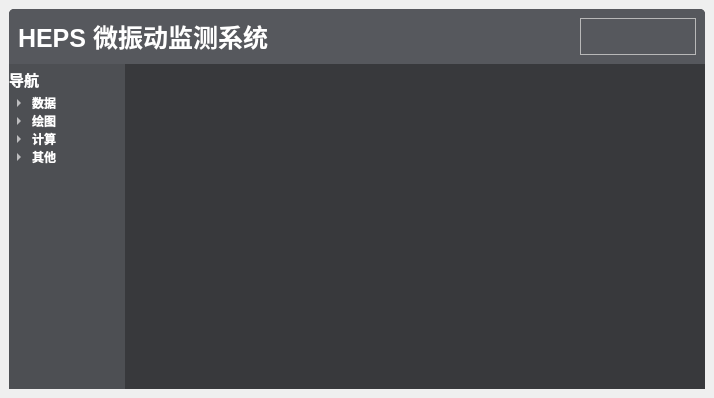
<?xml version="1.0" encoding="UTF-8"?>
<ui version="4.0">
 <class>MainWindow_inter</class>
 <widget class="QMainWindow" name="MainWindow_inter">
  <property name="geometry">
   <rect>
    <x>0</x>
    <y>0</y>
    <width>714</width>
    <height>398</height>
   </rect>
  </property>
  <property name="windowTitle">
   <string>MainWindow</string>
  </property>
  <widget class="QWidget" name="centralwidget">
   <layout class="QHBoxLayout" name="horizontalLayout">
    <item>
     <widget class="QFrame" name="frame">
      <property name="styleSheet">
       <string notr="true">#frame{
	background-color: rgb(56, 57, 60);
border:1px;
border-top-left-radius:5px;
border-top-right-radius:5px;

}
</string>
      </property>
      <property name="frameShape">
       <enum>QFrame::StyledPanel</enum>
      </property>
      <property name="frameShadow">
       <enum>QFrame::Raised</enum>
      </property>
      <layout class="QVBoxLayout" name="verticalLayout">
       <property name="spacing">
        <number>0</number>
       </property>
       <property name="leftMargin">
        <number>0</number>
       </property>
       <property name="topMargin">
        <number>0</number>
       </property>
       <property name="rightMargin">
        <number>0</number>
       </property>
       <property name="bottomMargin">
        <number>0</number>
       </property>
       <item>
        <widget class="QFrame" name="frame_2">
         <property name="sizePolicy">
          <sizepolicy hsizetype="Preferred" vsizetype="Expanding">
           <horstretch>0</horstretch>
           <verstretch>1</verstretch>
          </sizepolicy>
         </property>
         <property name="font">
          <font>
           <family>Cambria</family>
          </font>
         </property>
         <property name="styleSheet">
          <string notr="true">#frame_2{
	background-color: rgb(86, 88, 93);
    border:1px;
border-top-left-radius:5px;
border-top-right-radius:5px;
 
}
</string>
         </property>
         <property name="frameShape">
          <enum>QFrame::StyledPanel</enum>
         </property>
         <property name="frameShadow">
          <enum>QFrame::Raised</enum>
         </property>
         <layout class="QHBoxLayout" name="horizontalLayout_3">
          <item alignment="Qt::AlignLeft">
           <widget class="QLabel" name="label">
            <property name="font">
             <font>
              <family>Arial</family>
              <pointsize>19</pointsize>
              <weight>75</weight>
              <bold>true</bold>
             </font>
            </property>
            <property name="styleSheet">
             <string notr="true">color: rgb(255, 255, 255);</string>
            </property>
            <property name="text">
             <string>HEPS 微振动监测系统</string>
            </property>
            <property name="textFormat">
             <enum>Qt::AutoText</enum>
            </property>
           </widget>
          </item>
          <item alignment="Qt::AlignRight">
           <widget class="QFrame" name="frame_4">
            <property name="maximumSize">
             <size>
              <width>16777215</width>
              <height>16777213</height>
             </size>
            </property>
            <property name="styleSheet">
             <string notr="true"/>
            </property>
            <property name="frameShape">
             <enum>QFrame::StyledPanel</enum>
            </property>
            <property name="frameShadow">
             <enum>QFrame::Raised</enum>
            </property>
            <layout class="QHBoxLayout" name="horizontalLayout_2">
             <property name="spacing">
              <number>0</number>
             </property>
             <item>
              <widget class="QPushButton" name="pushButton_maxsize">
               <property name="styleSheet">
                <string notr="true">QPushButton{

border:none;

}
QPushButton:hover{
border-bottom:5px;
	background-color: rgb(115, 115, 115);

}</string>
               </property>
               <property name="text">
                <string/>
               </property>
               <property name="icon">
                <iconset resource="res/res.qrc">
                 <normaloff>:/icon/1-最大化-_2_.ico</normaloff>:/icon/1-最大化-_2_.ico</iconset>
               </property>
               <property name="iconSize">
                <size>
                 <width>20</width>
                 <height>20</height>
                </size>
               </property>
              </widget>
             </item>
             <item>
              <widget class="QPushButton" name="pushButton_minsize">
               <property name="styleSheet">
                <string notr="true">QPushButton{

border:none;

}
QPushButton:hover{
border-bottom:5px;
	background-color: rgb(115, 115, 115);

}</string>
               </property>
               <property name="text">
                <string/>
               </property>
               <property name="icon">
                <iconset resource="res/res.qrc">
                 <normaloff>:/icon/最小化.ico</normaloff>:/icon/最小化.ico</iconset>
               </property>
               <property name="iconSize">
                <size>
                 <width>20</width>
                 <height>20</height>
                </size>
               </property>
              </widget>
             </item>
             <item>
              <widget class="QPushButton" name="pushButton_2">
               <property name="styleSheet">
                <string notr="true">QPushButton{
border:none;

}
QPushButton:hover{
border-bottom:5px;
	background-color: rgb(115, 115, 115);
}</string>
               </property>
               <property name="text">
                <string/>
               </property>
               <property name="icon">
                <iconset resource="res/res.qrc">
                 <normaloff>:/icon/关闭.ico</normaloff>:/icon/关闭.ico</iconset>
               </property>
               <property name="iconSize">
                <size>
                 <width>20</width>
                 <height>20</height>
                </size>
               </property>
              </widget>
             </item>
            </layout>
           </widget>
          </item>
         </layout>
        </widget>
       </item>
       <item>
        <widget class="QFrame" name="frame_3">
         <property name="sizePolicy">
          <sizepolicy hsizetype="Preferred" vsizetype="Expanding">
           <horstretch>0</horstretch>
           <verstretch>10</verstretch>
          </sizepolicy>
         </property>
         <property name="styleSheet">
          <string notr="true">border:none;</string>
         </property>
         <property name="frameShape">
          <enum>QFrame::StyledPanel</enum>
         </property>
         <property name="frameShadow">
          <enum>QFrame::Raised</enum>
         </property>
         <layout class="QHBoxLayout" name="horizontalLayout_4">
          <property name="spacing">
           <number>0</number>
          </property>
          <property name="leftMargin">
           <number>0</number>
          </property>
          <property name="topMargin">
           <number>0</number>
          </property>
          <property name="rightMargin">
           <number>0</number>
          </property>
          <property name="bottomMargin">
           <number>0</number>
          </property>
          <item>
           <widget class="QTreeWidget" name="treeWidget">
            <property name="sizePolicy">
             <sizepolicy hsizetype="Expanding" vsizetype="Expanding">
              <horstretch>1</horstretch>
              <verstretch>0</verstretch>
             </sizepolicy>
            </property>
            <property name="toolTipDuration">
             <number>0</number>
            </property>
            <property name="styleSheet">
             <string notr="true">#treeWidget{
	background-color: rgb(77, 79, 83);
    border:1px;
	color: rgb(255, 255, 255);
}
QHeaderView::section{  color:white; height:30px; border:none; background-color: rgb(77, 79, 83);}
</string>
            </property>
            <property name="lineWidth">
             <number>0</number>
            </property>
            <column>
             <property name="text">
              <string>导航</string>
             </property>
             <property name="font">
              <font>
               <family>Microsoft YaHei</family>
               <pointsize>11</pointsize>
               <weight>75</weight>
               <bold>true</bold>
              </font>
             </property>
             <property name="background">
              <color>
               <red>0</red>
               <green>0</green>
               <blue>0</blue>
              </color>
             </property>
             <property name="icon">
              <iconset resource="res/res.qrc">
               <normaloff>:/icon/wxb主页.ico</normaloff>:/icon/wxb主页.ico</iconset>
             </property>
            </column>
            <item>
             <property name="text">
              <string>数据</string>
             </property>
             <property name="font">
              <font>
               <weight>75</weight>
               <bold>true</bold>
              </font>
             </property>
             <item>
              <property name="text">
               <string>东方采集仪</string>
              </property>
              <property name="font">
               <font>
                <pointsize>8</pointsize>
               </font>
              </property>
             </item>
             <item>
              <property name="text">
               <string>提取数据</string>
              </property>
              <property name="font">
               <font>
                <pointsize>8</pointsize>
               </font>
              </property>
             </item>
             <item>
              <property name="text">
               <string>转换数据</string>
              </property>
              <property name="font">
               <font>
                <pointsize>8</pointsize>
               </font>
              </property>
             </item>
            </item>
            <item>
             <property name="text">
              <string>绘图</string>
             </property>
             <property name="font">
              <font>
               <weight>75</weight>
               <bold>true</bold>
              </font>
             </property>
             <item>
              <property name="text">
               <string>时域信号</string>
              </property>
              <property name="font">
               <font>
                <pointsize>8</pointsize>
               </font>
              </property>
             </item>
             <item>
              <property name="text">
               <string>位移RMS积分</string>
              </property>
              <property name="font">
               <font>
                <pointsize>8</pointsize>
               </font>
              </property>
             </item>
             <item>
              <property name="text">
               <string>数据重叠对比</string>
              </property>
              <property name="font">
               <font>
                <pointsize>8</pointsize>
               </font>
              </property>
             </item>
            </item>
            <item>
             <property name="text">
              <string>计算</string>
             </property>
             <property name="font">
              <font>
               <weight>75</weight>
               <bold>true</bold>
              </font>
             </property>
             <item>
              <property name="text">
               <string>相关性计算</string>
              </property>
              <property name="font">
               <font>
                <pointsize>8</pointsize>
               </font>
              </property>
             </item>
             <item>
              <property name="text">
               <string>互谱计算</string>
              </property>
              <property name="font">
               <font>
                <pointsize>8</pointsize>
               </font>
              </property>
             </item>
             <item>
              <property name="text">
               <string>传递函数计算</string>
              </property>
              <property name="font">
               <font>
                <pointsize>8</pointsize>
               </font>
              </property>
             </item>
            </item>
            <item>
             <property name="text">
              <string>其他</string>
             </property>
             <property name="font">
              <font>
               <weight>75</weight>
               <bold>true</bold>
              </font>
             </property>
             <item>
              <property name="text">
               <string>...</string>
              </property>
              <property name="font">
               <font>
                <pointsize>8</pointsize>
               </font>
              </property>
             </item>
            </item>
           </widget>
          </item>
          <item>
           <widget class="QFrame" name="frame_5">
            <property name="sizePolicy">
             <sizepolicy hsizetype="Expanding" vsizetype="Preferred">
              <horstretch>5</horstretch>
              <verstretch>0</verstretch>
             </sizepolicy>
            </property>
            <property name="styleSheet">
             <string notr="true">border:1px;</string>
            </property>
            <property name="frameShape">
             <enum>QFrame::StyledPanel</enum>
            </property>
            <property name="frameShadow">
             <enum>QFrame::Raised</enum>
            </property>
            <property name="lineWidth">
             <number>0</number>
            </property>
            <layout class="QVBoxLayout" name="verticalLayout_2">
             <item>
              <widget class="QStackedWidget" name="stackedWidget">
               <property name="font">
                <font>
                 <family>Corbel</family>
                 <pointsize>17</pointsize>
                </font>
               </property>
               <widget class="QWidget" name="page"/>
               <widget class="QWidget" name="page_2"/>
              </widget>
             </item>
            </layout>
           </widget>
          </item>
         </layout>
        </widget>
       </item>
      </layout>
     </widget>
    </item>
   </layout>
  </widget>
 </widget>
 <resources>
  <include location="res/res.qrc"/>
 </resources>
 <connections>
  <connection>
   <sender>pushButton_2</sender>
   <signal>clicked()</signal>
   <receiver>MainWindow_inter</receiver>
   <slot>close()</slot>
   <hints>
    <hint type="sourcelabel">
     <x>674</x>
     <y>41</y>
    </hint>
    <hint type="destinationlabel">
     <x>713</x>
     <y>26</y>
    </hint>
   </hints>
  </connection>
  <connection>
   <sender>pushButton_minsize</sender>
   <signal>clicked()</signal>
   <receiver>MainWindow_inter</receiver>
   <slot>showMinimized()</slot>
   <hints>
    <hint type="sourcelabel">
     <x>635</x>
     <y>40</y>
    </hint>
    <hint type="destinationlabel">
     <x>701</x>
     <y>3</y>
    </hint>
   </hints>
  </connection>
  <connection>
   <sender>pushButton_maxsize</sender>
   <signal>clicked()</signal>
   <receiver>MainWindow_inter</receiver>
   <slot>showMaximized()</slot>
   <hints>
    <hint type="sourcelabel">
     <x>604</x>
     <y>42</y>
    </hint>
    <hint type="destinationlabel">
     <x>614</x>
     <y>0</y>
    </hint>
   </hints>
  </connection>
 </connections>
</ui>
